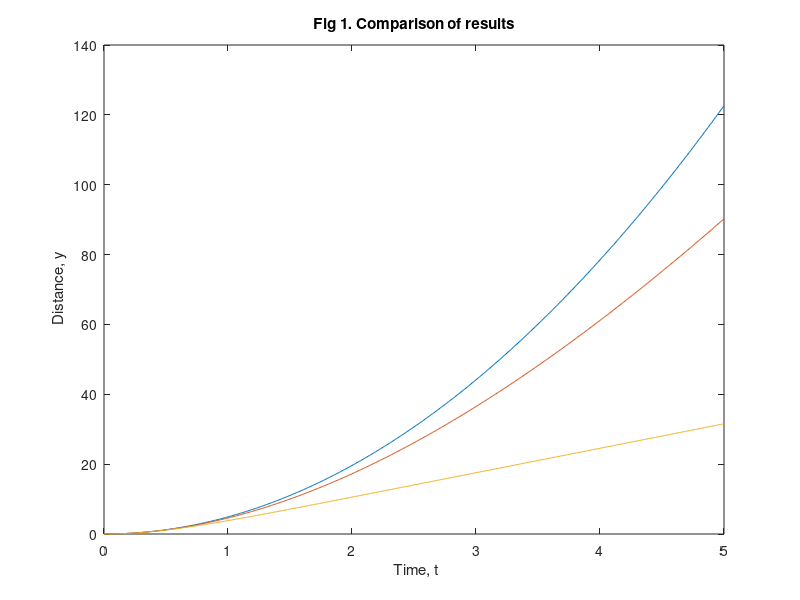
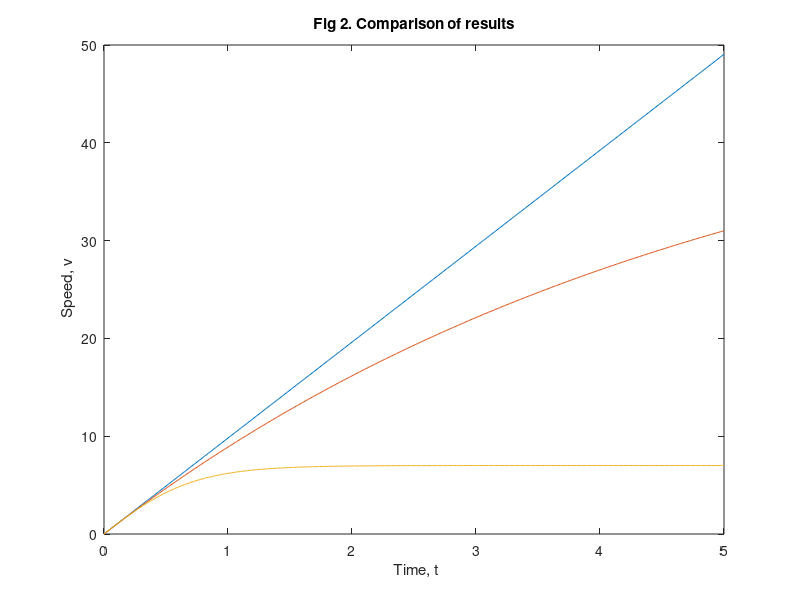

These charts were generated, in order, by the following MATLAB code: (Note: this script raises an error after producing the figures.)
k = 0.2;
g = 9.81;
dt = 0.01;

t(1) = 0.0;
v(1) = 0.0;
y(1) = 0.0;

t = 0:dt:5;

v = g*t;
y = g*t.^2*0.5;

velf = (g/k)*(1 - exp(-k*t));
yelf = (g/k)*t - (g/(k^2))*(1. - exp(-k*t));

veqf = sqrt(g/k)*tanh(sqrt(g*k)*t);
yeqf = (1/k)*log(cosh(sqrt(g*k)*t));

velfT = g/k;
veqfT = sqrt(g/k);

plot(t,y,t,yelf,t,yeqf)
title('Fig 1. Comparison of results')
xlabel(' Time, t')
ylabel(' Distance, y')

figure()
plot(t,v,t,velf,t,veqf)
title('Fig 2. Comparison of results')
xlabel(' Time, t')
ylabel(' Speed, v')

disp(' ');
fprintf(' y(t) = %f, yelf(t) = %f, yeqf(t) = %f at t = %f\n',...
    y(501), yelf(501), yeqf(501), t(501))

disp(' ');
fprintf(' v(t) = %f, velf(t) = %f, veqf(t) = %f at t = %f\n',...
    v(501), velf(501), veqf(501), t(501))

disp(' ');
fprintf(' velfT = %f, veqfT = %f\n',...
    velfT, veqfT)


syms g k t y;
y = (g/k)*t - (g/k^2)*(1 - exp(-k*t));
v = diff(y);
a = diff(v,t);

v, a
a2 = g - k*v;
a2 = simple(a2)

